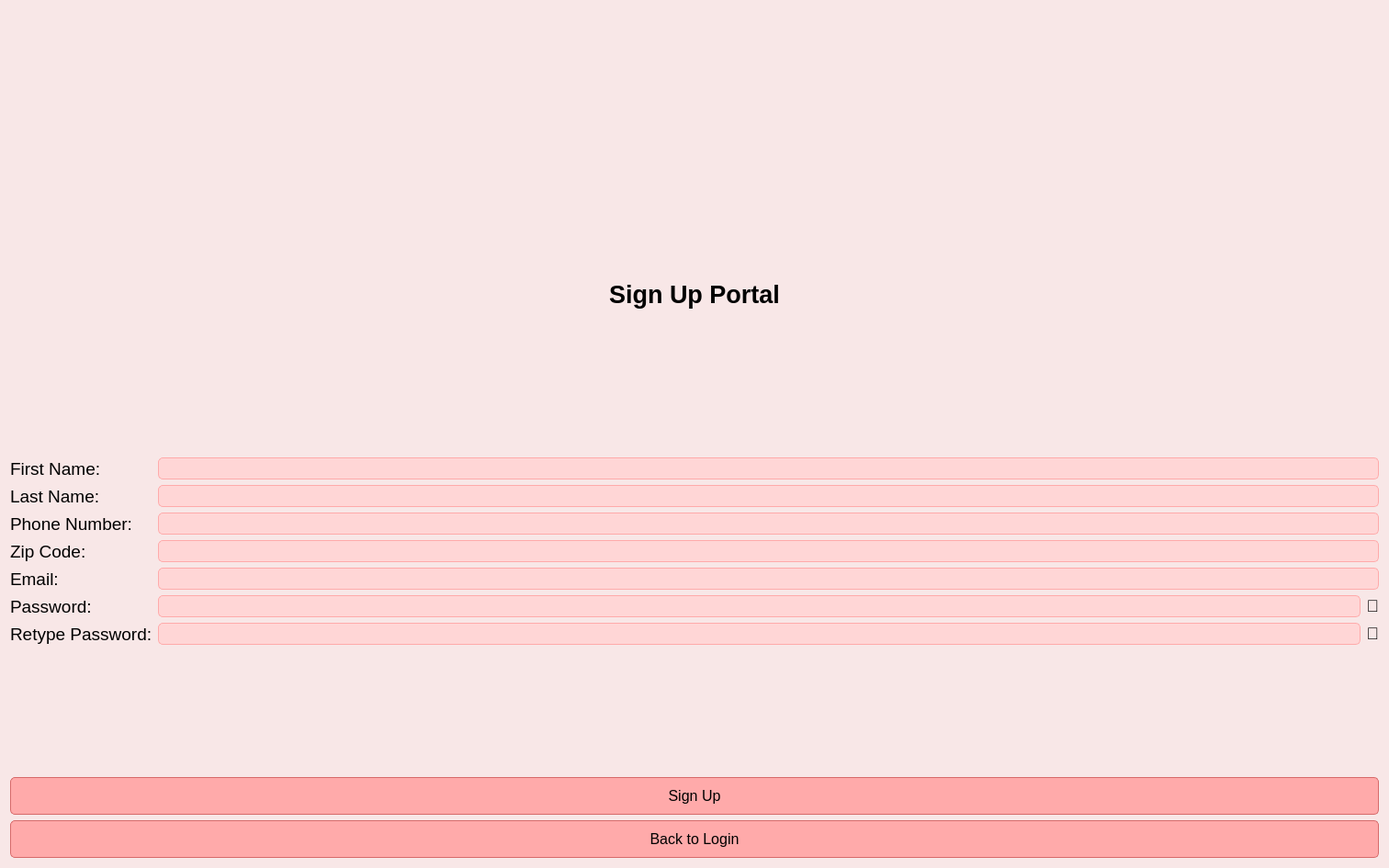
<?xml version="1.0" encoding="UTF-8"?>
<ui version="4.0">
 <class>SignUpPortal</class>
 <widget class="QDialog" name="SignUpPortal">
  <property name="geometry">
   <rect>
    <x>0</x>
    <y>0</y>
    <width>1512</width>
    <height>945</height>
   </rect>
  </property>
  <property name="windowTitle">
   <string>Sign Up Portal</string>
  </property>
  <property name="styleSheet">
   <string>background-color: #F8E7E7;</string>
  </property>
  <layout class="QVBoxLayout" name="verticalLayout">
   <item>
    <layout class="QHBoxLayout" name="horizontalLayout_logo">
     <item>
      <spacer name="horizontalSpacer_logo_left">
       <property name="orientation">
        <enum>Qt::Horizontal</enum>
       </property>
       <property name="sizeType">
        <enum>QSizePolicy::Expanding</enum>
       </property>
       <property name="sizeHint" stdset="0">
        <size>
         <width>0</width>
         <height>0</height>
        </size>
       </property>
      </spacer>
     </item>
     <item>
      <widget class="QLabel" name="label_logo">
       <property name="maximumSize">
        <size>
         <width>132</width>
         <height>132</height>
        </size>
       </property>
       <property name="pixmap">
        <pixmap>picture/logo.png</pixmap>
       </property>
       <property name="scaledContents">
        <bool>true</bool>
       </property>
       <property name="alignment">
        <set>Qt::AlignCenter</set>
       </property>
      </widget>
     </item>
     <item>
      <spacer name="horizontalSpacer_logo_right">
       <property name="orientation">
        <enum>Qt::Horizontal</enum>
       </property>
       <property name="sizeType">
        <enum>QSizePolicy::Expanding</enum>
       </property>
       <property name="sizeHint" stdset="0">
        <size>
         <width>0</width>
         <height>0</height>
        </size>
       </property>
      </spacer>
     </item>
    </layout>
   </item>
   <item>
    <widget class="QLabel" name="label_title">
     <property name="font">
      <font>
       <pointsize>20</pointsize>
       <weight>75</weight>
       <bold>true</bold>
      </font>
     </property>
     <property name="text">
      <string>Sign Up Portal</string>
     </property>
     <property name="alignment">
      <set>Qt::AlignCenter</set>
     </property>
    </widget>
   </item>
   <item>
    <layout class="QFormLayout" name="formLayout">
     <item row="0" column="0">
      <widget class="QLabel" name="label_firstname">
       <property name="font">
        <font>
         <pointsize>14</pointsize>
        </font>
       </property>
       <property name="text">
        <string>First Name:</string>
       </property>
      </widget>
     </item>
     <item row="0" column="1">
      <widget class="QLineEdit" name="lineEdit_firstname">
       <property name="styleSheet">
        <string>background-color: #FFD6D6; border: 1px solid #FFAAAA; border-radius: 5px; padding: 3px;</string>
       </property>
      </widget>
     </item>
     <item row="1" column="0">
      <widget class="QLabel" name="label_lastname">
       <property name="font">
        <font>
         <pointsize>14</pointsize>
        </font>
       </property>
       <property name="text">
        <string>Last Name:</string>
       </property>
      </widget>
     </item>
     <item row="1" column="1">
      <widget class="QLineEdit" name="lineEdit_lastname">
       <property name="styleSheet">
        <string>background-color: #FFD6D6; border: 1px solid #FFAAAA; border-radius: 5px; padding: 3px;</string>
       </property>
      </widget>
     </item>
     <item row="2" column="0">
      <widget class="QLabel" name="label_phone">
       <property name="font">
        <font>
         <pointsize>14</pointsize>
        </font>
       </property>
       <property name="text">
        <string>Phone Number:</string>
       </property>
      </widget>
     </item>
     <item row="2" column="1">
      <widget class="QLineEdit" name="lineEdit_phone">
       <property name="styleSheet">
        <string>background-color: #FFD6D6; border: 1px solid #FFAAAA; border-radius: 5px; padding: 3px;</string>
       </property>
      </widget>
     </item>
     <item row="3" column="0">
      <widget class="QLabel" name="label_zipcode">
       <property name="font">
        <font>
         <pointsize>14</pointsize>
        </font>
       </property>
       <property name="text">
        <string>Zip Code:</string>
       </property>
      </widget>
     </item>
     <item row="3" column="1">
      <widget class="QLineEdit" name="lineEdit_zipcode">
       <property name="styleSheet">
        <string>background-color: #FFD6D6; border: 1px solid #FFAAAA; border-radius: 5px; padding: 3px;</string>
       </property>
      </widget>
     </item>
     <item row="4" column="0">
      <widget class="QLabel" name="label_email">
       <property name="font">
        <font>
         <pointsize>14</pointsize>
        </font>
       </property>
       <property name="text">
        <string>Email:</string>
       </property>
      </widget>
     </item>
     <item row="4" column="1">
      <widget class="QLineEdit" name="lineEdit_email">
       <property name="styleSheet">
        <string>background-color: #FFD6D6; border: 1px solid #FFAAAA; border-radius: 5px; padding: 3px;</string>
       </property>
      </widget>
     </item>
     <item row="5" column="0">
      <widget class="QLabel" name="label_password">
       <property name="font">
        <font>
         <pointsize>14</pointsize>
        </font>
       </property>
       <property name="text">
        <string>Password:</string>
       </property>
      </widget>
     </item>
     <item row="5" column="1">
      <layout class="QHBoxLayout" name="horizontalLayout_password">
       <item>
        <widget class="QLineEdit" name="lineEdit_password">
         <property name="styleSheet">
          <string>background-color: #FFD6D6; border: 1px solid #FFAAAA; border-radius: 5px; padding: 3px;</string>
         </property>
         <property name="echoMode">
          <enum>QLineEdit::Password</enum>
         </property>
        </widget>
       </item>
       <item>
        <widget class="QPushButton" name="pushButton_eye_password">
         <property name="styleSheet">
          <string>border: none; background-color: transparent; font-size: 18px;</string>
         </property>
         <property name="text">
          <string>👀</string>
         </property>
        </widget>
       </item>
      </layout>
     </item>
     <item row="6" column="0">
      <widget class="QLabel" name="label_retype_password">
       <property name="font">
        <font>
         <pointsize>14</pointsize>
        </font>
       </property>
       <property name="text">
        <string>Retype Password:</string>
       </property>
      </widget>
     </item>
     <item row="6" column="1">
      <layout class="QHBoxLayout" name="horizontalLayout_retype_password">
       <item>
        <widget class="QLineEdit" name="lineEdit_retype_password">
         <property name="styleSheet">
          <string>background-color: #FFD6D6; border: 1px solid #FFAAAA; border-radius: 5px; padding: 3px;</string>
         </property>
         <property name="echoMode">
          <enum>QLineEdit::Password</enum>
         </property>
        </widget>
       </item>
       <item>
        <widget class="QPushButton" name="pushButton_eye_retype_password">
         <property name="styleSheet">
          <string>border: none; background-color: transparent; font-size: 18px;</string>
         </property>
         <property name="text">
          <string>👀</string>
         </property>
        </widget>
       </item>
      </layout>
     </item>
    </layout>
   </item>
   <item>
    <layout class="QVBoxLayout" name="verticalLayout_buttons">
     <item>
      <widget class="QPushButton" name="pushButton_signup">
       <property name="sizePolicy">
        <sizepolicy hsizetype="Expanding" vsizetype="Fixed">
         <horstretch>0</horstretch>
         <verstretch>0</verstretch>
        </sizepolicy>
       </property>
       <property name="styleSheet">
        <string>background-color: #FFAAAA; border: 1px solid #D66A6A; border-radius: 5px; padding: 10px 20px; font-size: 16px;</string>
       </property>
       <property name="text">
        <string>Sign Up</string>
       </property>
      </widget>
     </item>
     <item>
      <widget class="QPushButton" name="pushButton_back_to_login">
       <property name="sizePolicy">
        <sizepolicy hsizetype="Expanding" vsizetype="Fixed">
         <horstretch>0</horstretch>
         <verstretch>0</verstretch>
        </sizepolicy>
       </property>
       <property name="styleSheet">
        <string>background-color: #FFAAAA; border: 1px solid #D66A6A; border-radius: 5px; padding: 10px 20px; font-size: 16px;</string>
       </property>
       <property name="text">
        <string>Back to Login</string>
       </property>
      </widget>
     </item>
    </layout>
   </item>
  </layout>
 </widget>
 <resources/>
 <connections/>
</ui>
